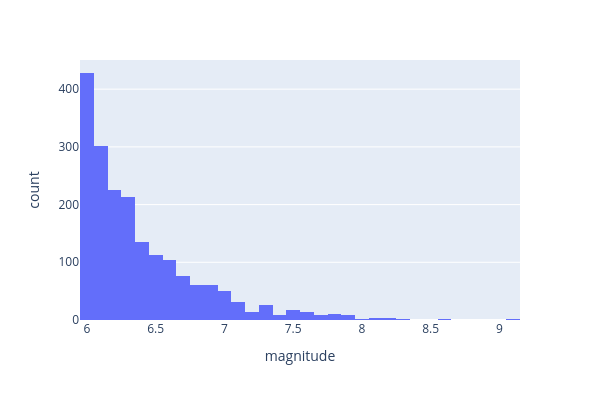

The code cell stored with this chart in its notebook:
### Code cell
fig = px.histogram(events,   #specify what dataframe to use
             x="magnitude",  #specify the variable for the histogram 
             nbins=50,       #number of bins for the histogram 
             height=400,     #dimensions of the figure
             width=600);

#fig.show(renderer="colab")  #specify the colab renderer if you're using google colab
fig.show(renderer="vscode") #specify the vscode renderer if you're using vscode

### Figure 1 — Plotly figure (JSON) as saved in the notebook; plotly's stock layout.template omitted (floating-point values rounded to 4 significant figures; data arrays with more than 128 entries replaced by an {"elided": "..."} marker saying what was removed)
{"data": [{"alignmentgroup": "True", "bingroup": "x", "hovertemplate": "magnitude=%{x}<br>count=%{y}<extra></extra>", "legendgroup": "", "marker": {"color": "#636efa", "pattern": {"shape": ""}}, "name": "", "nbinsx": 50, "offsetgroup": "", "orientation": "v", "showlegend": false, "type": "histogram", "x": {"elided": "1921 float values"}, "xaxis": "x", "yaxis": "y"}], "layout": {"barmode": "relative", "height": 400, "legend": {"tracegroupgap": 0}, "margin": {"t": 60}, "width": 600, "xaxis": {"anchor": "y", "domain": [0, 1], "title": {"text": "magnitude"}}, "yaxis": {"anchor": "x", "domain": [0, 1], "title": {"text": "count"}}}}
